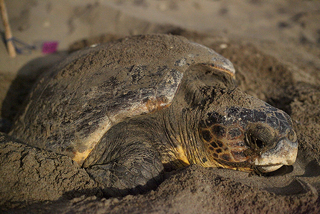
#> input picture Master_code/input_0_zoom.png, 320 x 214 px, found by its file name
$ python Index.py
#> lines starting #> are read from the running program, lines starting #| are printed output that depends on the picture; after the words box and inside, x2 and y2 are one past the last pixel; in counts of white or black regions, pixels touching at a corner belong together
### TV.py
import numpy as np
from scipy import ndimage
import matplotlib.pyplot as plt
from tqdm import tqdm

def TV(input_img, lambda_val, mask, T, dt):
    i, j = input_img.shape
    mask = (mask == 0).astype(float)
    input_img = input_img.astype(float)
    input_img = mask * input_img
    u = input_img.copy()
    iterations = 0

    plt.figure()
    plt.title('Inpainting...')
    plt.imshow(u, cmap='gray')
    plt.show(block=False)

    for t in tqdm(np.arange(0, T + dt, dt)):
        u_x = np.gradient(u, axis=1)
        u_y = np.gradient(u, axis=0)
        N = np.sum(np.sqrt(u_x**2 + u_y**2))

        u_xx = np.roll(u, -1, axis=1) - 2*u + np.roll(u, 1, axis=1)
        u_yy = np.roll(u, -1, axis=0) - 2*u + np.roll(u, 1, axis=0)
        u_xy = (np.roll(np.roll(u, -1, axis=0), -1, axis=1) +
                np.roll(np.roll(u, 1, axis=0), 1, axis=1) -
                np.roll(np.roll(u, 1, axis=0), -1, axis=1) -
                np.roll(np.roll(u, -1, axis=0), 1, axis=1)) / 4

        deltaE = -(u_xx * u_y**2 - 2*u_x * u_y * u_xy + u_yy * u_x**2) / (0.1 + (u_x**2 + u_y**2)**(3/2)) + \
                 2 * mask * (lambda_val * (u - input_img))

        u = dt * (-deltaE * N / (np.sqrt(np.sum(N**2)))) + u
        iterations += 1

        if iterations % 100 == 0:
            plt.clf()
            plt.imshow(u / 255, cmap='gray')
            plt.title(f'Inpainting: {iterations} iterations...')
            plt.draw()
            plt.pause(0.001)

    plt.clf()
    plt.imshow(u.astype(np.uint8), cmap='gray')
    plt.title(f'Done after {iterations} iterations!')
    plt.show()

    return u.astype(np.uint8), N

### Index.py
from Nonlinear_diff import *
from CDD import *
from efficiency import *
from PIL import Image
from skimage import color
from skimage.color import rgb2gray
from skimage import io, img_as_ubyte
import matplotlib.pyplot as plt
import numpy as np
from TV import *

# Function to generate a mask with a small square in the middle
def generate_square_mask(image, square_size=50):
    mask = np.zeros(image.shape, dtype=bool)
    center_x, center_y = image.shape[1] // 2, image.shape[0] // 2
    half_size = square_size // 2
    mask[center_y - half_size:center_y + half_size, center_x - half_size:center_x + half_size] = True
    return mask

# Load the images
original = io.imread(r"C:\Users\kizer\Master_code\input_0_zoom.png")
#> original is the input picture: shape (214, 320, 3); mean R, G, B 97.1, 82.4, 63.8
gray_image = color.rgb2gray(original)


# Generate a mask with a small square in the middle
mask = generate_square_mask(gray_image, square_size=20)
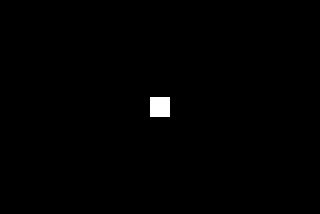
#> mask: shape (214, 320) bool; 0.58% white; 1 white region, box (x1, y1, x2, y2) and area: (150, 97, 170, 117) 400

# Apply the mask to the grayscale image (set masked areas to 0 for inpainting)
masked_image = np.copy(gray_image)
masked_image[mask] = 0
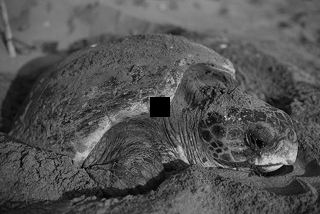
#> masked_image: shape (214, 320) float64; min 0, max 0.849, mean 0.328

# Apply the mask (highlight masked areas in red for visibility)
gray_image_rgb = np.stack([gray_image]*3, axis=-1)
gray_image_rgb[mask] = [1, 0, 0]  # Red color for masked areas
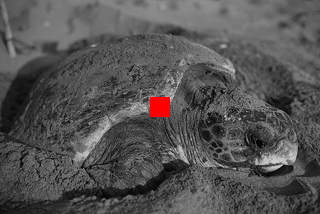
#> gray_image_rgb: shape (214, 320, 3) float64; mean of channels 0, 1, 2 0.334, 0.328, 0.328; drawn as R, G, B

# Run inpainting
uk, N= TV(gray_image, 0.5, mask, 250, 0.1)
#> the loop in TV, `for t in tqdm(np.arange(0, T + dt, dt)):` made 2501 passes
#> N on passes 1 to 3: 3243.3, 3221.7, 3203.9
#> pass 1, in TV, `u_y = np.gradient(u, axis=0)`:
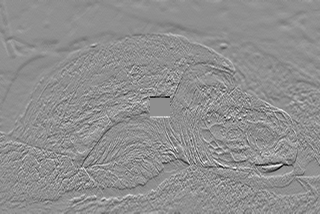
#> u_y: shape (214, 320) float64; min -0.404, max 0.313, mean -0.000839; drawn with min black and max white
#> pass 1, in TV, `u_yy = np.roll(u, -1, axis=0) - 2*u + np.roll(u, 1, axis=0)`:
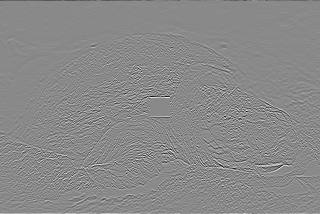
#> u_yy: shape (214, 320) float64; min -0.873, max 0.744, mean 2.08e-19; drawn with min black and max white
#> after the loop in TV, `for t in tqdm(np.arange(0, T + dt, dt)):`:
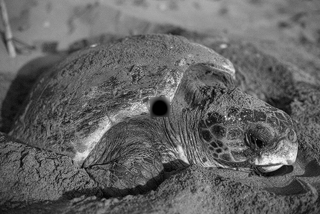
#> u: shape (214, 320) float64; min -3.34e-05, max 0.84, mean 0.328; drawn with min black and max white
#> after the loop in TV, `for t in tqdm(np.arange(0, T + dt, dt)):`: iterations = 2501
#> in TV, `plt.show()`:
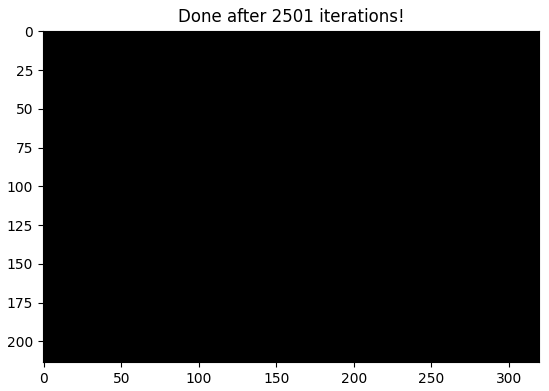
#> figure drawn by matplotlib, 1 panel
#> uk: shape (214, 320); every value is 0
#> N = 3094.2

# Display the images using matplotlib

fig, axes = plt.subplots(1, 3, figsize=(15, 5))
axes[0].imshow(masked_image, cmap='gray')
axes[0].set_title('Original Grayscale Image')
axes[0].axis('off')

axes[1].imshow(gray_image_rgb)
axes[1].set_title('Masked Image')
axes[1].axis('off')

axes[2].imshow(uk, cmap='gray')
axes[2].set_title('Inpainted Image')
axes[2].axis('off')

plt.show()
'''
# Example CDD:
p = 5
# Define the g function based on curvature
g = lambda s: s**p
#g = lambda s: 1 / (1 + s)
# Inpaint the image
inpainted_image = cdd_inpainting(masked_image, mask, g, iterations=50000, tau=0.001)

# Normalize the inpainted image to the range [0, 1]
inpainted_image_normalized = (inpainted_image - np.min(inpainted_image)) / (np.max(inpainted_image) - np.min(inpainted_image))

# Convert the inpainted image back to uint8 format for display
inpainted_image_uint8 = img_as_ubyte(inpainted_image_normalized)

# Calculate PSNR
psnr_value = psnr(gray_image, inpainted_image_uint8)
print(f"PSNR: {psnr_value} dB")

if psnr_value < 20:
    print("The image has poorly been conserved")
elif 20 < psnr_value < 40:
    print("The restored image is good")
else:
    print("The quality of the restored image is excellent")

# Display the images using matplotlib

fig, axes = plt.subplots(1, 3, figsize=(15, 5))
axes[0].imshow(masked_image, cmap='gray')
axes[0].set_title('Original Grayscale Image')
axes[0].axis('off')

axes[1].imshow(gray_image_rgb)
axes[1].set_title('Masked Image')
axes[1].axis('off')

axes[2].imshow(inpainted_image_uint8, cmap='gray')
axes[2].set_title('Inpainted Image')
axes[2].axis('off')

plt.show()

'''
